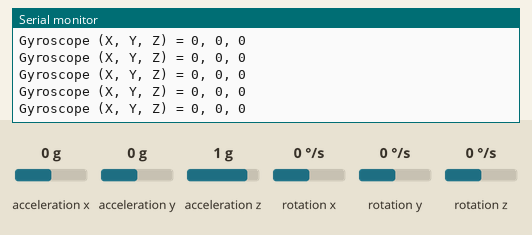
Recording of a sketch running on a simulated ESP32. On the bench: the last lines printed to the serial monitor. The inputs (shaded band) are chosen by the test bench; at power-on: rotation x 0 °/s, rotation y 0 °/s, rotation z 0 °/s, acceleration x 0 g, acceleration y 0 g, acceleration z 1 g.

Above: at 1.2 s.
1.3 s: rotation x set to -192 °/s
At 1.44 s:
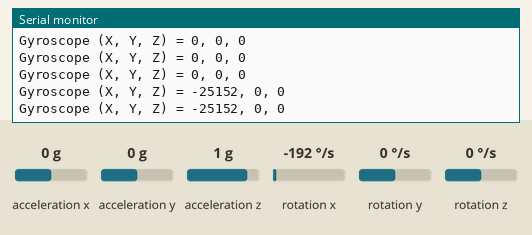
2.8 s: rotation y set to -192 °/s
At 2.86 s:
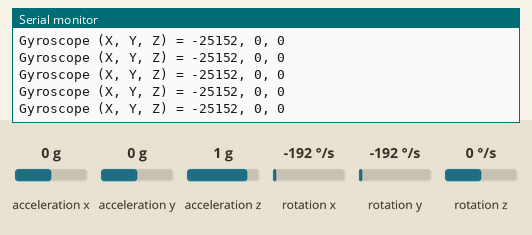
4.3 s: rotation z set to -192 °/s
At 4.4 s:
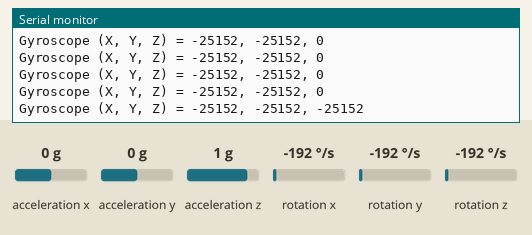

Measured:
- after the input at 1.3 s, the serial monitor: prints a new line at once (image 1)
- after the input at 4.3 s, the serial monitor: prints a new line after 0.09 s (image 3)

The sketch:

gyro.ino
```cpp
#include <Wire.h>
#include <MPU6050.h>

MPU6050 mpu;

// void setup() {
//   Serial.begin(115200);              // Open Serial Monitor at 115200 baud
//   Wire.begin(33, 34);                // SDA = GPIO 33, SCL = GPIO 34 (IndusCoin board)

//   Serial.println("Initializing MPU6050...");
//   mpu.initialize();                  // Initialize the sensor

//   if (mpu.testConnection()) {
//     Serial.println("MPU6050 connection successful");
//   } else {
//     Serial.println("MPU6050 connection failed");
//     while (1); // Stop execution
//   }
// }
void setup() {
  Serial.begin(115200);
  Serial.println("Serial started");

  Wire.begin(33, 34);  // SDA, SCL
  Serial.println("Wire started");

  Serial.println("Initializing MPU6050...");
  mpu.initialize();

  if (mpu.testConnection()) {
    Serial.println("MPU6050 connection successful");
  } else {
    Serial.println("MPU6050 connection failed");
    while (1);
  }
}

void loop() {
  int16_t gx, gy, gz;

  mpu.getRotation(&gx, &gy, &gz);    // Get gyroscope values

  Serial.print("Gyroscope (X, Y, Z) = ");
  Serial.print(gx); Serial.print(", ");
  Serial.print(gy); Serial.print(", ");
  Serial.println(gz);

  delay(100);  // Adjust delay for speed of updates (100ms = 10 updates/sec)
}
```
